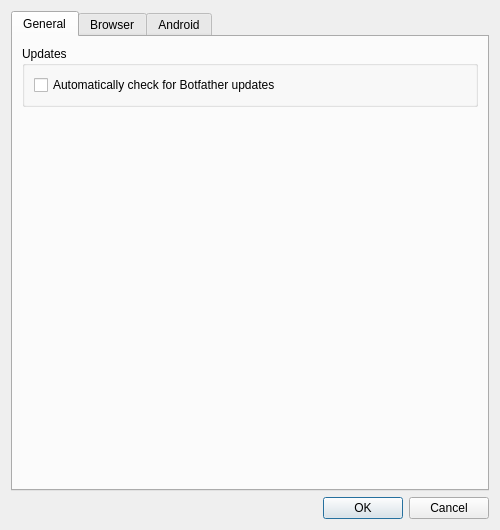
<?xml version="1.0" encoding="UTF-8"?>
<ui version="4.0">
 <class>PreferencesDialog</class>
 <widget class="QDialog" name="PreferencesDialog">
  <property name="geometry">
   <rect>
    <x>0</x>
    <y>0</y>
    <width>500</width>
    <height>530</height>
   </rect>
  </property>
  <property name="windowTitle">
   <string>Preferences</string>
  </property>
  <property name="windowIcon">
   <iconset resource="../../res/botfather.qrc">
    <normaloff>:/logo_v2.png</normaloff>:/logo_v2.png</iconset>
  </property>
  <layout class="QVBoxLayout" name="verticalLayout">
   <item>
    <widget class="QTabWidget" name="tabWidget">
     <property name="currentIndex">
      <number>0</number>
     </property>
     <widget class="QWidget" name="tab_3">
      <attribute name="title">
       <string>General</string>
      </attribute>
      <layout class="QVBoxLayout" name="verticalLayout_8">
       <item>
        <widget class="QGroupBox" name="groupBox">
         <property name="title">
          <string>Updates</string>
         </property>
         <layout class="QVBoxLayout" name="verticalLayout_9">
          <item>
           <widget class="QCheckBox" name="check_for_updates">
            <property name="text">
             <string>Automatically check for Botfather updates</string>
            </property>
           </widget>
          </item>
         </layout>
        </widget>
       </item>
       <item>
        <spacer name="verticalSpacer_3">
         <property name="orientation">
          <enum>Qt::Vertical</enum>
         </property>
         <property name="sizeHint" stdset="0">
          <size>
           <width>20</width>
           <height>40</height>
          </size>
         </property>
        </spacer>
       </item>
      </layout>
     </widget>
     <widget class="QWidget" name="tab">
      <attribute name="title">
       <string>Browser</string>
      </attribute>
      <layout class="QVBoxLayout" name="verticalLayout_2">
       <item>
        <widget class="QGroupBox" name="flash">
         <property name="enabled">
          <bool>true</bool>
         </property>
         <property name="title">
          <string>Flashplayer</string>
         </property>
         <property name="checkable">
          <bool>false</bool>
         </property>
         <layout class="QVBoxLayout" name="verticalLayout_3">
          <item>
           <layout class="QHBoxLayout" name="horizontalLayout">
            <item>
             <widget class="QLineEdit" name="flash_so">
              <property name="text">
               <string/>
              </property>
              <property name="placeholderText">
               <string>Flash Player PPAPI libpepflashplayer.so</string>
              </property>
              <property name="clearButtonEnabled">
               <bool>true</bool>
              </property>
             </widget>
            </item>
            <item>
             <widget class="QPushButton" name="browse_flash_so">
              <property name="text">
               <string>Browse...</string>
              </property>
             </widget>
            </item>
           </layout>
          </item>
          <item>
           <layout class="QHBoxLayout" name="horizontalLayout_4">
            <item>
             <widget class="QLineEdit" name="flash_manifest">
              <property name="placeholderText">
               <string>Flash Player PPAPI manifest.json</string>
              </property>
              <property name="clearButtonEnabled">
               <bool>true</bool>
              </property>
             </widget>
            </item>
            <item>
             <widget class="QPushButton" name="browse_flash_manifest">
              <property name="text">
               <string>Browse...</string>
              </property>
             </widget>
            </item>
           </layout>
          </item>
         </layout>
        </widget>
       </item>
       <item>
        <spacer name="verticalSpacer">
         <property name="orientation">
          <enum>Qt::Vertical</enum>
         </property>
         <property name="sizeHint" stdset="0">
          <size>
           <width>20</width>
           <height>40</height>
          </size>
         </property>
        </spacer>
       </item>
      </layout>
     </widget>
     <widget class="QWidget" name="tab_2">
      <attribute name="title">
       <string>Android</string>
      </attribute>
      <layout class="QVBoxLayout" name="verticalLayout_5">
       <item>
        <widget class="QGroupBox" name="groupBox_3">
         <property name="title">
          <string>Android Debug Bridge</string>
         </property>
         <layout class="QVBoxLayout" name="verticalLayout_6">
          <item>
           <widget class="QRadioButton" name="use_bundled_adb">
            <property name="text">
             <string>&amp;Use bundled Android SDK tools (default)</string>
            </property>
           </widget>
          </item>
          <item>
           <widget class="QRadioButton" name="use_custom_adb">
            <property name="text">
             <string>Use custo&amp;m Android Debug Bridge executable</string>
            </property>
           </widget>
          </item>
          <item>
           <layout class="QHBoxLayout" name="horizontalLayout_3">
            <item>
             <widget class="QLineEdit" name="adb_binary">
              <property name="placeholderText">
               <string>Path to manually installed ADB executable...</string>
              </property>
             </widget>
            </item>
            <item>
             <widget class="QPushButton" name="browse_adb_binary">
              <property name="text">
               <string>Browse...</string>
              </property>
             </widget>
            </item>
           </layout>
          </item>
         </layout>
        </widget>
       </item>
       <item>
        <spacer name="verticalSpacer_2">
         <property name="orientation">
          <enum>Qt::Vertical</enum>
         </property>
         <property name="sizeHint" stdset="0">
          <size>
           <width>20</width>
           <height>40</height>
          </size>
         </property>
        </spacer>
       </item>
      </layout>
     </widget>
    </widget>
   </item>
   <item>
    <widget class="QDialogButtonBox" name="button_box">
     <property name="standardButtons">
      <set>QDialogButtonBox::Cancel|QDialogButtonBox::Ok</set>
     </property>
    </widget>
   </item>
  </layout>
 </widget>
 <resources>
  <include location="../../res/botfather.qrc"/>
 </resources>
 <connections/>
</ui>
